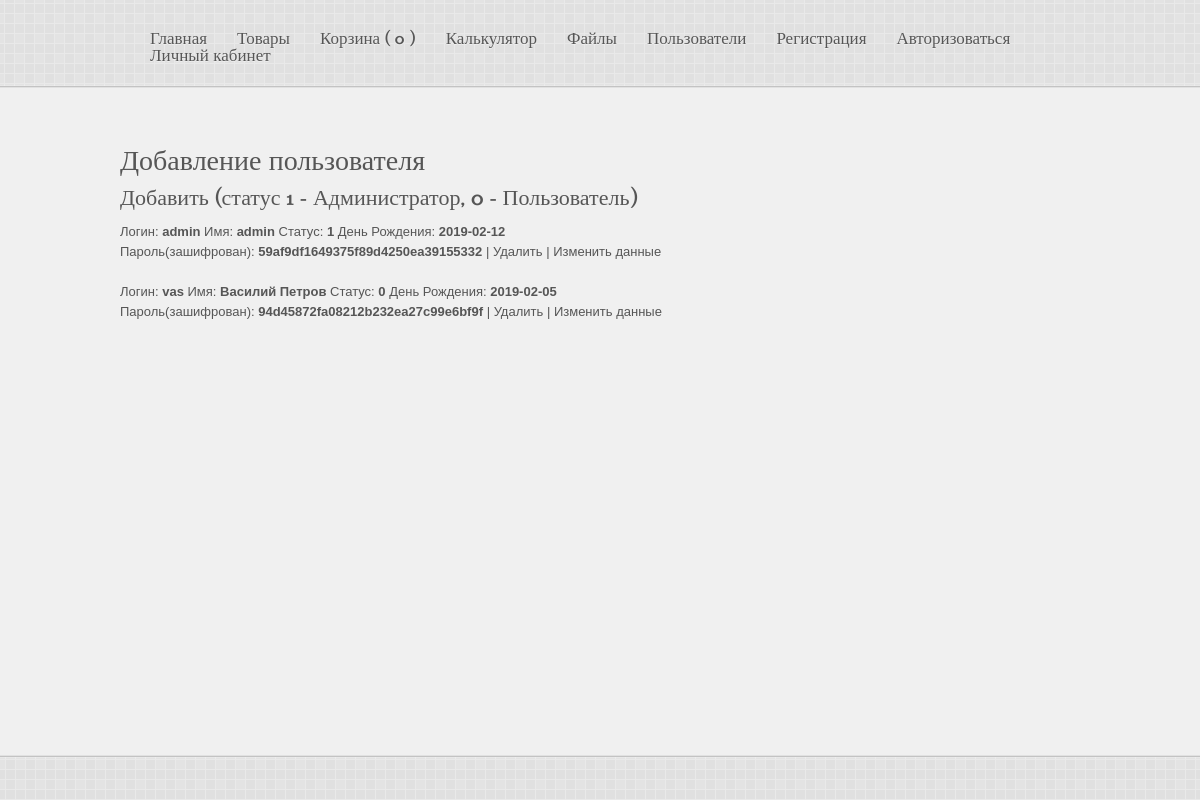
Page /?page=users (signed in) on the committed database.
### tables this page shows
CREATE TABLE `users` (
  `id` int(11) NOT NULL,
  `login` varchar(255) DEFAULT NULL,
  `password` varchar(32) DEFAULT NULL,
  `name` varchar(255) DEFAULT NULL,
  `typeUser` int(1) DEFAULT '0' COMMENT '0 - user 1 - admin',
  `dob` date DEFAULT NULL
);

### public_html/index.php (called while the page is built, shortened)
<?php
include('../main/route.php');

### config/config.php (called while the page is built, shortened)
<?php
function connect() {
    static $link;
    if (empty($link)) {
        $link = mysqli_connect('localhost', 'root', '', 'gbphp');
    }
    return $link;
}

### main/users.php (the view, shortened to what this page needs)
<?php
function index () {
    $sql = "SELECT id, name, login, password, typeUser, dob
        FROM users
        ORDER BY id DESC";
    $res = mysqli_query(connect(), $sql);
    $content = '<h1>Добавление пользователя</h1><a href="?page=addUser"><h3>Добавить (статус 1 - Администратор, 0 - Пользователь)</h3></a>';
    while($row = mysqli_fetch_assoc($res)){
        $content .= <<<php
    <p>
    Логин: <b>{$row['login']}</b> Имя: <b>{$row['name']}</b> Статус: <b>{$row['typeUser']}</b> День Рождения: <b>{$row['dob']}</b><br> Пароль(зашифрован): <b>{$row['password']}</b>
    | <a href="?page=users&del={$row['id']}">Удалить</a>
    | <a href="?page=editUser&edit={$row['id']}">Изменить данные</a>
    <br>
    </p>
php;
    }
    if (isAdmin()) {
        return $content;
    }
    return '<b>Для доступа к данному функционалу необходимо авторизовться как Администратор! Данные предоставлены на странице авторизации</b>';
}

### public_html/css/style.css (style rules this page uses)
.wrapper { display: flex; flex-direction: column; height: 100%; }
.content-wrap { flex: 1 0 auto; }
html, body, div, span, applet, object, iframe, h1, h2, h3, h4, h5, h6, p, blockquote, pre, a, abbr, acronym, address, big, cite, code, del, dfn, em, font, img, ins, kbd, q, s, samp, small, strike, strong, tt, var, b, u, i, center, dl, dt, dd, ol, ul, li, fieldset, form, label, legend, table, caption, tbody, tfoot, thead, tr, th, td { margin:0; padding:0; border:0; outline:0; font-size:100%; vertical-align:baseline; background:transparent }
body { line-height:1 }
ol, ul { list-style:none }
body { font-family:"Lucida Grande", "Lucida Sans Unicode", "Trebuchet MS", Helvetica, Arial, sans-serif; background-color: #f0f0f0; color: #565656; font-size: 13px; overflow-y: scroll; overflow-x: hidden; }
html, body { height: 100%; }
#container { min-height: 100%; height: auto !important; height: 100%; margin: 0 auto -145px; }
#footer-wrapper, .push { height: 145px; }
p { line-height: 20px; margin-bottom: 20px; }
a { text-decoration: none; color: #565656; }
h1, h2, h3, h4, h5, h6 { font-family: 'MidoMedium'; font-weight: normal; color: #565656; margin-bottom: 10px; }
h1 { font-size: 28px; }
h3 { font-size: 22px; line-height: 26px; }
#header-wrapper { min-width: 960px; height: 88px; background: transparent url(../style/images/header-bg.png) repeat-x center bottom; }
#header { width: 960px; height: 88px; margin: 0 auto; position: relative; z-index: 999; }
#page-top { padding-bottom: 70px; }
#menu-wrapper { float: right; position: absolute; bottom: 23px; right: 0; }
#footer-wrapper { height: 45px; padding-top:100px; }
#footer { min-width: 960px; height: 45px; background: transparent url(../style/images/footer-bg.png) repeat-x top center; }
#footer-content { width: 960px; height: 45px; margin: 0 auto; position: relative; }
.ddsmoothmenu { font-family: 'MidoMedium'; font-size: 17px; z-index: 1000; position: relative; text-shadow: 0px 1px 0px #efefef; }
.ddsmoothmenu ul { margin: 0; padding: 0; list-style-type: none; }
.ddsmoothmenu ul li { position: relative; display: inline; float: left; clear: none; margin-left: 20px; padding-left: 10px; }
.ddsmoothmenu ul li a { display: block; text-decoration: none; position: relative; text-shadow: 0px 1px 0px #efefef; }
.ddsmoothmenu ul li a, .ddsmoothmenu ul li a:visited { color: #565656; }
#piecemaker-container { display:block; overflow:hidden; margin: -10px auto 40px; width: 960px; }

### rows in the picture
users: login "admin", name "admin", typeUser "1", dob "2019-02-12", password "59af9df1649375f89d4250ea39155332"
users: login "vas", name "Василий Петров", typeUser "0", dob "2019-02-05", password "94d45872fa08212b232ea27c99e6bf9f"

### other values in the picture
strtr($template, $newDate) "Главная Товары Корзина ( 0 ) Калькулятор Файлы Пользователи Регистрация Авторизоваться Личный кабинет"
